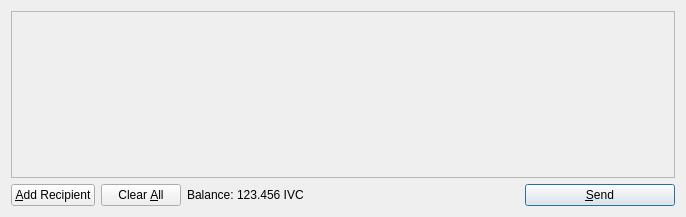
<?xml version="1.0" encoding="UTF-8"?>
<ui version="4.0">
 <class>SendCoinsDialog</class>
 <widget class="QDialog" name="SendCoinsDialog">
  <property name="geometry">
   <rect>
    <x>0</x>
    <y>0</y>
    <width>686</width>
    <height>217</height>
   </rect>
  </property>
  <property name="windowTitle">
   <string>Send Coins</string>
  </property>
  <layout class="QVBoxLayout" name="verticalLayout">
   <item>
    <widget class="QScrollArea" name="scrollArea">
     <property name="widgetResizable">
      <bool>true</bool>
     </property>
     <widget class="QWidget" name="scrollAreaWidgetContents">
      <property name="geometry">
       <rect>
        <x>0</x>
        <y>0</y>
        <width>666</width>
        <height>165</height>
       </rect>
      </property>
      <layout class="QVBoxLayout" name="verticalLayout_2">
       <property name="margin">
        <number>0</number>
       </property>
       <item>
        <layout class="QVBoxLayout" name="entries">
         <property name="spacing">
          <number>6</number>
         </property>
        </layout>
       </item>
       <item>
        <spacer name="verticalSpacer">
         <property name="orientation">
          <enum>Qt::Vertical</enum>
         </property>
         <property name="sizeHint" stdset="0">
          <size>
           <width>20</width>
           <height>40</height>
          </size>
         </property>
        </spacer>
       </item>
      </layout>
     </widget>
    </widget>
   </item>
   <item>
    <layout class="QHBoxLayout" name="horizontalLayout">
     <item>
      <widget class="QPushButton" name="addButton">
       <property name="toolTip">
        <string>Send to multiple recipients at once</string>
       </property>
       <property name="text">
        <string>&amp;Add Recipient</string>
       </property>
       <property name="icon">
        <iconset resource="../bitcoin.qrc">
         <normaloff>:/icons/add</normaloff>:/icons/add</iconset>
       </property>
       <property name="autoDefault">
        <bool>false</bool>
       </property>
      </widget>
     </item>
     <item>
      <widget class="QPushButton" name="clearButton">
       <property name="sizePolicy">
        <sizepolicy hsizetype="Minimum" vsizetype="Fixed">
         <horstretch>0</horstretch>
         <verstretch>0</verstretch>
        </sizepolicy>
       </property>
       <property name="toolTip">
        <string>Remove all transaction fields</string>
       </property>
       <property name="text">
        <string>Clear &amp;All</string>
       </property>
       <property name="icon">
        <iconset resource="../bitcoin.qrc">
         <normaloff>:/icons/remove</normaloff>:/icons/remove</iconset>
       </property>
       <property name="autoRepeatDelay">
        <number>300</number>
       </property>
       <property name="autoDefault">
        <bool>false</bool>
       </property>
      </widget>
     </item>
     <item>
      <layout class="QHBoxLayout" name="horizontalLayout_2">
       <property name="spacing">
        <number>3</number>
       </property>
       <item>
        <widget class="QLabel" name="label">
         <property name="text">
          <string>Balance:</string>
         </property>
        </widget>
       </item>
       <item>
        <widget class="QLabel" name="labelBalance">
         <property name="cursor">
          <cursorShape>IBeamCursor</cursorShape>
         </property>
         <property name="text">
          <string>123.456 IVC</string>
         </property>
         <property name="textInteractionFlags">
          <set>Qt::LinksAccessibleByMouse|Qt::TextSelectableByKeyboard|Qt::TextSelectableByMouse</set>
         </property>
        </widget>
       </item>
      </layout>
     </item>
     <item>
      <spacer name="horizontalSpacer">
       <property name="orientation">
        <enum>Qt::Horizontal</enum>
       </property>
       <property name="sizeHint" stdset="0">
        <size>
         <width>40</width>
         <height>20</height>
        </size>
       </property>
      </spacer>
     </item>
     <item>
      <widget class="QPushButton" name="sendButton">
       <property name="minimumSize">
        <size>
         <width>150</width>
         <height>0</height>
        </size>
       </property>
       <property name="toolTip">
        <string>Confirm the send action</string>
       </property>
       <property name="text">
        <string>&amp;Send</string>
       </property>
       <property name="icon">
        <iconset resource="../bitcoin.qrc">
         <normaloff>:/icons/send</normaloff>:/icons/send</iconset>
       </property>
       <property name="default">
        <bool>true</bool>
       </property>
      </widget>
     </item>
    </layout>
   </item>
  </layout>
 </widget>
 <resources>
  <include location="../bitcoin.qrc"/>
 </resources>
 <connections/>
</ui>
